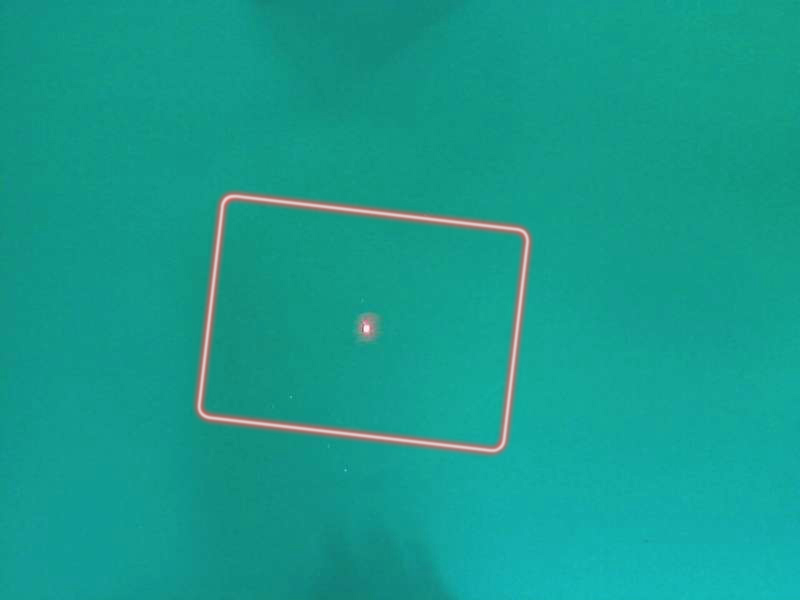
#> input picture src/lab_vision/scripts/laser_rect.jpg, 800 x 600 px, given in place of rect2.webm, which was not available
$ python laser_test.py   (Python 2 division)   (older library calls are emulated)
#> lines starting #> are read from the running program, lines starting #| are printed output that depends on the picture; after the words box and inside, x2 and y2 are one past the last pixel; in counts of white or black regions, pixels touching at a corner belong together; pictures that were not available may be replaced by others from this repository, and a replacement may not be noted
### src/lab_vision/scripts/locator/box_locator.py
#!/usr/bin/env python
# encoding:utf-8
import cv2
from common.abs_detector import AbsDetector
from collections import Counter


class BoxLaserLocator(AbsDetector):

    def __init__(self):
        super(BoxLaserLocator, self).__init__()
        self.h_min = 40
        self.h_max = 100
        self.s_min = 0  # 教室晚上60, 教室白天83,
        self.s_max = 255
        self.v_min = 54
        self.v_max = 255
        self.kernal = cv2.getStructuringElement(cv2.MORPH_RECT, (11, 11))
        self.init_track_bar("BoxLaserLocator")
#> in detect_from_video, frame is the input picture: shape (600, 800, 3); mean B, G, R 142.4, 156.2, 21.8

    def detect(self, image):
        if image is None:
            print "没有获取到图像"
            return
        img_copy = image.copy()

        # 高斯滤波
        # img_copy = cv2.GaussianBlur(img_copy, (3, 3), 0)
        # 均值迁移滤波
        # img_copy = cv2.pyrMeanShiftFiltering(img_copy, 10, 30)

        # 双边滤波器：效果不错，就是太慢
        # Diameter 相邻元素直径范围, 可通过sigmaSpace得到, 一般设置为0
        # sigmaColor 颜色空间范围, 值越大, 合并的色调区域越大
        # sigmaSpace 坐标空间范围, 值越大, 合并的像素范围越广, 如果设置了Diameter, 此值无效
        img_copy = cv2.bilateralFilter(img_copy, 0, 30, 4)

        # 根据颜色提取目标区域提取正方形区域
        hsv = cv2.cvtColor(img_copy, cv2.COLOR_BGR2HSV)
#> hsv: shape (600, 800, 3); mean H, S, V 85.6, 220.7, 156.7
        mask = cv2.inRange(hsv, (self.h_min, self.s_min, self.v_min), (self.h_max, self.s_max, self.v_max))
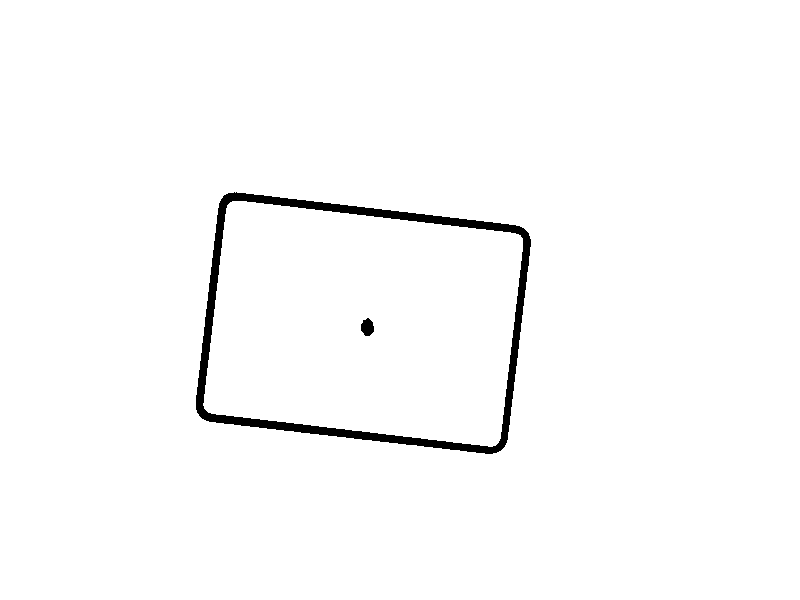
#> mask: shape (600, 800); 98.3% white; 2 black regions, box (x1, y1, x2, y2) and area: (196, 192, 531, 454) 7969, (361, 318, 374, 336) 175

        # 显示参数图
        win_name = self.get_win_name()
        if win_name:
            tmp_mask = cv2.resize(mask, None, fx=0.5, fy=0.5)
            cv2.imshow(win_name, tmp_mask)

        # 把绿色区域涂黑，保留盒子
        img_copy[mask != 0] = [0, 0, 0]
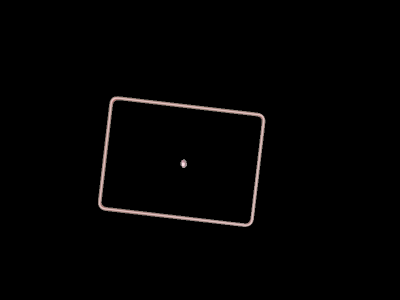
#> img_copy: shape (600, 800, 3) (shown at 1/2 size); mean B, G, R 2.5, 2.6, 3

        # cv2.imshow("img_copy", img_copy)

        # 盒子区域为白色, 其他涂黑
        mask = cv2.bitwise_not(mask)

        # 把掩膜来个先闭后开，去掉噪声
        dst_img = cv2.morphologyEx(mask, cv2.MORPH_OPEN, self.kernal)
#> dst_img: shape (600, 800); every value is 0
        # cv2.imshow("dst_img", dst_img)

        _, contours, hierarchy = cv2.findContours(dst_img, cv2.RETR_EXTERNAL, cv2.CHAIN_APPROX_SIMPLE)
#> contours = []

        rst = None
        for i, cnt in enumerate(contours):

            area = cv2.contourArea(cnt)  # 面积
            cnt_len = cv2.arcLength(cnt, True)  # 周长
            approx_curve = cv2.approxPolyDP(cnt, cnt_len * 0.02, True)  # 近似多边形
            curve = approx_curve.shape[0]  # 近似多边形边数

            # 绘制原始曲线
            print("目标区域面积: [{}]，边个数: [{}]".format(area, curve))
            cv2.drawContours(img_copy, contours, i, (255, 0, 0), 2)
            if 220000 > area > 50000:
                # 绘制逼近曲线
                cv2.drawContours(img_copy, [approx_curve], 0, (120, 200, 20), 2)

                rect = cv2.minAreaRect(cnt)
                target_area = cv2.boxPoints(rect)

                rst = target_area, (target_area[0] + target_area[2]) / 2
#> this loop made 0 passes

        # cv2.imshow("box_locator-tmp", img_copy)
        return rst

### src/lab_vision/scripts/locator/locator_main.py
#!/usr/bin/env python
# encoding:utf-8
import cv2
import os
import json
from locator.laser_locator import LaserRectLocator
from locator.box_locator import BoxLaserLocator
from common.geometry_util import *


class LocatorMain():

    def __init__(self,node_path, camera_info, env_name="env1"):
        camera_info_path = os.path.join(node_path, camera_info)
        print "-------------------------------------------------------------camera_info_path: ", camera_info_path

        self.laser_locator = LaserRectLocator()
        self.box_laser_locator = BoxLaserLocator()
        self.output_writer = None

        # 激光中心从传送带到盒子表面的偏移量
        self.offset = np.array([-10.0, 40.0])
        # 参考的激光缩放比例
        self.rect_scale_factor = 8.5
        self.laser_rect_area = None
        self.rect_center = None
        self.frame_count = 0

        self.vectors = np.array([])

        self.depth = 280.0 / 1000.0

        fs = cv2.FileStorage(camera_info_path, cv2.FILE_STORAGE_READ)
        self.mtx = fs.getNode("cameraMatrix").mat()
        self.dist = fs.getNode("distCoeffs").mat()
        print "相机内参", self.mtx
        print "畸变系数", self.dist
        fs.release()
        self.node_path = node_path
        self.env_name = env_name
        self.init_params()

    def init_params(self):
        print "init locator_main params ing.................."
        self.laser_locator.load_params(self.node_path, self.env_name)
        self.box_laser_locator.load_params(self.node_path, self.env_name)

        try:
            file_path = os.path.join(self.node_path, "config", self.env_name, '{}.json'.format("locator_offset"))
            if not os.path.exists(file_path):
                # print "加载locator_offset配置文件失败. ---------： ", file_path
                return
            with open(file_path, 'r') as f:
                obj = json.load(f)  # 此时a是一个字典对
                if obj is None:
                    print "加载locator_offset配置文件失败. --------- "
                    return
                print"加载locator_offset配置文件 success. ---------", obj
                self.offset[0] = obj["laser_offset_x"]
                self.offset[1] = obj["laser_offset_y"]
                if "laser_rect_area" in obj:
                    laser_rect_area_data = obj["laser_rect_area"]
                    if laser_rect_area_data is not None and len(laser_rect_area_data) > 0:
                        self.laser_rect_area = np.array(laser_rect_area_data)
                        self.rect_center = np.int0((self.laser_rect_area[0] + self.laser_rect_area[2]) / 2)
        except Exception as e:
            print e

    # [44 lines left out: functions save_params, handle_action, point_to_3d, not called in this run]

    def run(self, frame):
        # 尝试定位盒子
        box_rst = self.box_laser_locator.detect(frame)
#> box_rst = None

        img_show = frame.copy()
        h, w, c = img_show.shape
        # 中心画一条线，保证在盒子在中心位置附近
        cv2.line(img_show, (w / 2, 0), (w / 2, h), (50, 255, 50), 1, cv2.LINE_AA)
        cv2.line(img_show, (0, h / 2), (w, h / 2), (255, 50, 255), 1, cv2.LINE_AA)

        screen_center = (w / 2, h / 2)
        refer_rect_width = 100 * 0.2 * self.rect_scale_factor
        refer_rect_height = 100 * 0.4 * self.rect_scale_factor
        # 绘制黄色的矩形框, 要求和目标对齐
        cv2.rectangle(img_show,
                      (int(screen_center[0] - refer_rect_width / 2), int(screen_center[1] - refer_rect_height / 2)),
                      (int(screen_center[0] + refer_rect_width / 2), int(screen_center[1] + refer_rect_height / 2)),
                      (120, 60, 230), 1)
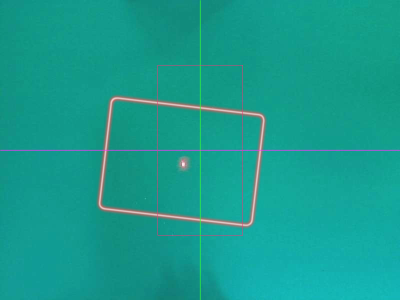
#> img_show: shape (600, 800, 3) (shown at 1/2 size); mean B, G, R 142.5, 155.9, 22.8

        center_offset = None
        angle_degree = None

        if box_rst is None:
            # print "-----------没找到盒子，矩形框定位------------"
            # 2. 如果没检测到盒子，先计算矩形框的包容盒，确定中心位置（根据二值化并查找边缘）
            # 根据矩形框和中心构建坐标系，绘制
            # 计算其偏移后的预测位置，绘制
            laser_rect_rst = self.laser_locator.detect(frame)
            if laser_rect_rst is None:
                if self.laser_rect_area is None:
                    print "--------矩形激光标定目标检测中,如超过10s未检测到,请及时调整视觉参数----------"
                else:
                    print "--------矩形激光标定目标更新中----------"

            else:
                if self.laser_rect_area is None:
                    print "--------矩形激光标目标定位成功--------"
                laser_rect_area, rect_center = laser_rect_rst
                # 更新最新的位置信息
                self.laser_rect_area = laser_rect_area
                self.rect_center = rect_center

            if self.laser_rect_area is not None:
                # 绘制中心和圆环
                cv2.circle(img_show, tuple(np.int0(self.rect_center)), 4, (0, 0, 255), -1)
                cv2.circle(img_show, tuple(np.int0(self.rect_center)), 10, (0, 255, 255), 1)
                points = np.int0(self.laser_rect_area)
                # 绘制最小有向包容盒
                cv2.drawContours(img_show, [points], 0, (0, 255, 255), 2)

        else:
            print "------激光打标机发现盒子，计算偏移量------：",
            # 1. 检测到盒子，并计算中点（注意用离中心的偏移量来修正x位置） 如果没有最新的标定数据，则要求其有激光实施标定
            target_rect_area, box_center_float = box_rst


            # 绘制最小有向包容盒
            cv2.drawContours(img_show, [np.int0(target_rect_area)], 0, (0, 0, 255), 2)

            box_center = np.int0(box_center_float)
            # rst_dict 保存了两个点： box_center 是计算出来的盒子中心， laser_circle 激光点中心
            cv2.circle(img_show, tuple(box_center), 10, (0, 200, 0), 2)  # 圆环
            cv2.circle(img_show, tuple(box_center), 3, (100, 100, 0), -1)  # 圆心

            # 计算并绘制预测中点（根据得到的坐标轴）
            if self.rect_center is None:
                print "目前暂未获得激光打标机默认的中心和打印方向信息"
            else:
                r_center = self.rect_center + self.offset

                # 传送带上的中心
                cv2.circle(img_show, tuple(np.int0(self.rect_center)), 4, (0, 0, 255), -1)
                cv2.circle(img_show, tuple(np.int0(self.rect_center)), 10, (0, 255, 255), 1)
                # 绘制中心和圆环, 盒子上的中心
                cv2.circle(img_show, tuple(np.int0(r_center)), 3, (0, 0, 255), -1)
                cv2.circle(img_show, tuple(np.int0(r_center)), 10, (0, 255, 255), 2)
                # 箭头
                cv2.arrowedLine(img_show, tuple(self.rect_center), tuple(np.int0(r_center)), (0, 0, 255), 2)

                # 绘制最小有向包容盒
                laser_rect_area_offset = self.laser_rect_area + self.offset
                r_points = np.int0(laser_rect_area_offset)
                cv2.drawContours(img_show, [r_points], 0, (0, 255, 255), 2)

                # 然后计算偏移后的预测位置和盒子中点的偏移量 ------------------------------------------   1
                cv2.arrowedLine(img_show, tuple(np.int0(r_center)), tuple(np.int0(box_center_float)), (255, 0, 0), 2)

                # 先把像素转成空间坐标，再计算x, y偏差
                # center_offset = box_center_float - r_center
                # 计算激光矩形的旋转角度，然后让偏移向量追加此旋转

                # 计算旋转角度            --------------------------------------------------------- 2
                # 激光预测矩形的四个点 laser_rect_area_offset
                # 盒子矩形的四个顶点      target_rect_area

                # 对激光预测矩形进行排序, 绘制向量
                laser_rect_area_offset = sort_rect(laser_rect_area_offset)
                laser_rect_vector_x, laser_rect_vector_y = calc_vector(laser_rect_area_offset)
                cv2.arrowedLine(img_show, tuple(np.int0(laser_rect_area_offset[0])),
                                tuple(np.int0(laser_rect_area_offset[0] + laser_rect_vector_x)),
                                (0, 0, 255), 2, cv2.LINE_AA)
                cv2.arrowedLine(img_show, tuple(np.int0(laser_rect_area_offset[0])),
                                tuple(np.int0(laser_rect_area_offset[0] + laser_rect_vector_y)),
                                (0, 255, 0), 2, cv2.LINE_AA)

                # 对盒子矩形的顶点进行排序显示
                target_rect_area = sort_rect(target_rect_area)
                target_rect_vector_x, target_rect_vector_y = calc_vector(target_rect_area)

                cv2.arrowedLine(img_show, tuple(np.int0(target_rect_area[0])),
                                tuple(np.int0(target_rect_area[0] + target_rect_vector_x)),
                                (0, 0, 255), 2, cv2.LINE_AA)
                cv2.arrowedLine(img_show, tuple(np.int0(target_rect_area[0])),
                                tuple(np.int0(target_rect_area[0] + target_rect_vector_y)),
                                (0, 255, 0), 2, cv2.LINE_AA)

                # 计算Y向量的夹角 laser_rect_vector_y -> target_rect_vector_y
                norm_l = np.linalg.norm(laser_rect_vector_y)
                norm_t = np.linalg.norm(target_rect_vector_y)
                cos_angle = laser_rect_vector_y.dot(target_rect_vector_y) / (norm_l * norm_t)

                cross_rst = np.cross(laser_rect_vector_y, target_rect_vector_y)
                angle_radius = np.arccos(cos_angle)
                angle_degree = np.rad2deg(angle_radius)

                if cross_rst > 0:
                    angle_degree = -angle_degree

                # 计算三维空间偏移量
                # 1. 将两个坐标系点、开始和结束点转成3维
                rst = self.calc_offset(r_center, laser_rect_vector_x, laser_rect_vector_y, box_center)
                center_offset = rst[:2] * 1000
                center_offset[0] = -center_offset[0]

                # 最近的一波都记录下来，取一下加权平均数
                # 如果最新的盒子中心均值距离过大 > 30，则直接以最新的为准，否则和最近的5次求平均数
                vect = np.array([center_offset[0], center_offset[1], angle_degree])
                self.vectors, vect = self.refresh_vectors(self.vectors, vect)
                center_offset = vect[:2]
                angle_degree = vect[2]

                print "偏移：[x: {0[0]}, y: {0[1]}], 夹角：{1}".format(center_offset, angle_degree)


        cv2.imshow("image_final", img_show)

        if self.output_writer is not None:
            self.output_writer.write(img_show)

        # https://opencv-python-tutroals.readthedocs.io/en/latest/py_tutorials/py_imgproc/py_geometric_transformations/py_geometric_transformations.html?highlight=getrotationmatrix2d
        # M = cv2.getRotationMatrix2D((cols/2,rows/2),90,1)
        # M = cv2.getAffineTransform(pts1,pts2)
        # cv2.warpAffine(img,M,(cols,rows))

        if center_offset is None or angle_degree is None:
            return None

        # 最后返回偏移量(x,y)和旋转角度Θ
        return center_offset, angle_degree


    # [63 lines left out: functions refresh_vectors, calc_offset, not called in this run]

    def set_writer(self, output):
        self.output_writer = output

### src/lab_vision/scripts/locator/laser_locator.py
#!/usr/bin/env python
# encoding:utf-8
import cv2
import numpy as np
from common.abs_detector import AbsDetector


class LaserRectLocator(AbsDetector):

    def __init__(self):
        super(LaserRectLocator, self).__init__()
        self.h_min = 40
        self.h_max = 100
        self.s_min = 100  # 教室晚上60, 教室白天83, light:140, dark:235
        self.s_max = 255
        self.v_min = 54
        self.v_max = 255

        # [4 lines of commented-out code are left out]
        self.kernal = cv2.getStructuringElement(cv2.MORPH_RECT, (3, 3))

        self.init_track_bar("LaserRect")
        self.image_backup = None

        self.binary_merge = None
        self.image_merge = None
        self.merge_count_max = 50
        self.merge_count = 0

    # [4 lines of commented-out code are left out]

    def angle_cos(self, p0, p1, p2):
        d1, d2 = (p0-p1).astype('float'), (p2-p1).astype('float')
        return abs( np.dot(d1, d2) / np.sqrt( np.dot(d1, d1)*np.dot(d2, d2) ) )

    def detect(self, image):
        self.image_backup = image

        copy_image = image.copy()

        # 只取中间的区域进行判断，以节省时间
        copy_image = cv2.GaussianBlur(copy_image, (3, 3), 0)

        # gray = cv2.cvtColor(copy_image, cv2.COLOR_BGR2GRAY)
        # ret, mask = cv2.threshold(gray, self.threshold, 255, cv2.THRESH_BINARY)
        # mask = cv2.adaptiveThreshold(gray, self.threshold, cv2.ADAPTIVE_THRESH_MEAN_C, cv2.THRESH_BINARY_INV, 5 * 5, 3)

        # 这里或者用hsv效果也不错
        hsv = cv2.cvtColor(copy_image, cv2.COLOR_BGR2HSV)
#> hsv: shape (600, 800, 3); mean H, S, V 85.6, 220.5, 156.7
        mask = cv2.inRange(hsv, (self.h_min, self.s_min, self.v_min), (self.h_max, self.s_max, self.v_max))
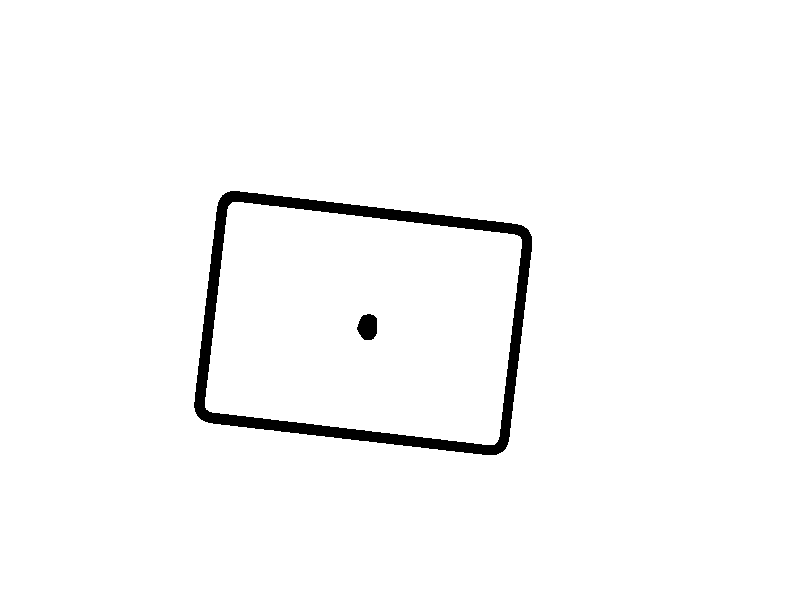
#> mask: shape (600, 800); 97.7% white; 2 black regions, box (x1, y1, x2, y2) and area: (194, 191, 532, 455) 10793, (357, 314, 377, 340) 414

        # 取反
        mask = cv2.bitwise_not(mask)
#> mask: shape (600, 800); 2.3% white; 2 white regions

        # 把掩膜来个先闭后开，去掉噪声
        mask = cv2.morphologyEx(mask, cv2.MORPH_OPEN, self.kernal)

        # print "合并次数", self.merge_count

        if self.merge_count > self.merge_count_max:
            self.merge_count = 0
            self.binary_merge = None
            self.image_merge = None

        if self.binary_merge is None or self.image_merge is None:
            self.binary_merge = mask.copy()
            self.image_merge = copy_image.copy()

        self.binary_merge = cv2.add(self.binary_merge, mask)
        self.image_merge = cv2.add(self.image_merge, copy_image, mask)
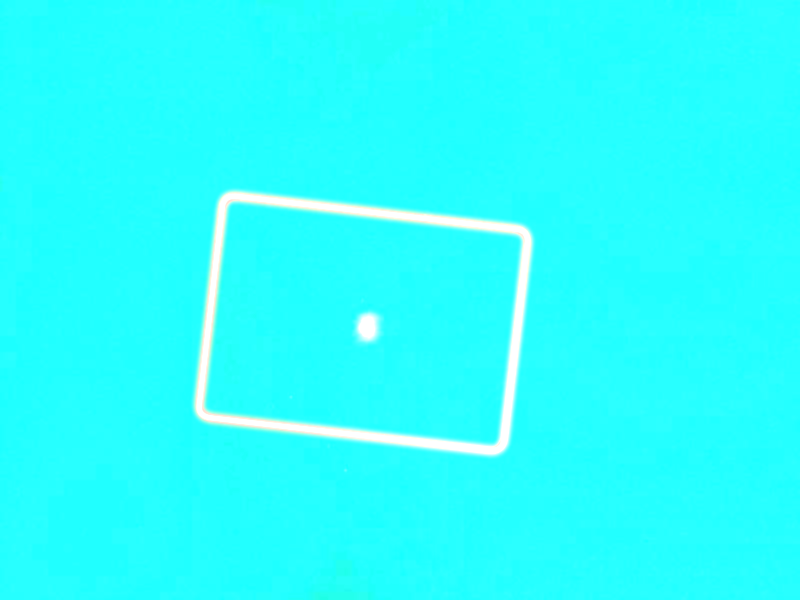
#> self.image_merge: shape (600, 800, 3); mean B, G, R 254.5, 254.9, 41.9
        self.merge_count += 1

        if self.win_name:
            tmp_mask = cv2.resize(mask, None, fx=0.5, fy=0.5)
            cv2.imshow(self.win_name, tmp_mask)
            cv2.imshow(self.win_name + "-merge", self.binary_merge)

        _, contours, hierarchy = cv2.findContours(self.binary_merge, cv2.RETR_EXTERNAL, cv2.CHAIN_APPROX_SIMPLE)
#> contours = 1 contour; box (x1, y1, x2, y2) and area: (194, 191, 532, 455) 73222
#> (the rest of the program and of its run is left out)
